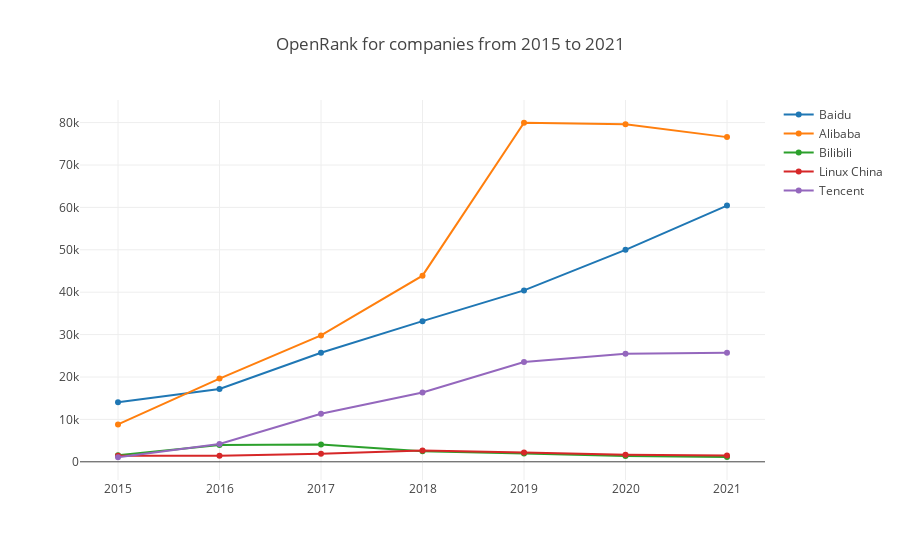

This figure's notebook cell:
### Markdown cell above
##### getRepoActivity

This function will return the repo activity with the config param.

Here is an example of all Chinese projects group by Company and by year from 2015 to 2021.

### Code cell
var startYear = 2015, startMonth = 1, endYear = 2021, endMonth = 12, x = [];
for (let y = startYear; y <= endYear; y++) x.push(`${y}`);
openDigger.index.activity.getRepoActivity({labelIntersect: ['Company', ':regions/China'], startYear, startMonth, endYear, endMonth, groupBy: 'Company', groupTimeRange: 'year', limit: 5}).then(data => {
    openDigger.render.plotly(data.map(row => {
        return { x, y: row.activity, mode: 'scatter', name: row.label };
    }), {title: `OpenRank for companies from ${startYear} to ${endYear}`, xaxis: {type: 'category'}});
});

### Figure 1 — Plotly figure (JSON) as saved in the notebook; plotly's stock layout.template omitted (floating-point values rounded to 4 significant figures)
{"data": [{"mode": "scatter", "name": "Baidu", "x": ["2015", "2016", "2017", "2018", "2019", "2020", "2021"], "y": [14030.0, 17180.0, 25720.0, 33170.0, 40430.0, 50000.0, 60430.0]}, {"mode": "scatter", "name": "Alibaba", "x": ["2015", "2016", "2017", "2018", "2019", "2020", "2021"], "y": [8825.0, 19620.0, 29810.0, 43910.0, 79960.0, 79600.0, 76570.0]}, {"mode": "scatter", "name": "Bilibili", "x": ["2015", "2016", "2017", "2018", "2019", "2020", "2021"], "y": [1532.0, 3983.0, 4095.0, 2475.0, 1949.0, 1369.0, 1109.0]}, {"mode": "scatter", "name": "Linux China", "x": ["2015", "2016", "2017", "2018", "2019", "2020", "2021"], "y": [1427.0, 1397.0, 1901.0, 2665.0, 2166.0, 1684.0, 1504.0]}, {"mode": "scatter", "name": "Tencent", "x": ["2015", "2016", "2017", "2018", "2019", "2020", "2021"], "y": [1072.0, 4195.0, 11320.0, 16340.0, 23550.0, 25490.0, 25700.0]}], "layout": {"autosize": true, "title": {"text": "OpenRank for companies from 2015 to 2021"}, "xaxis": {"autorange": true, "range": [-0.3581, 6.358], "type": "category"}, "yaxis": {"autorange": true, "range": [-5439.0, 86470.0], "type": "linear"}}}
